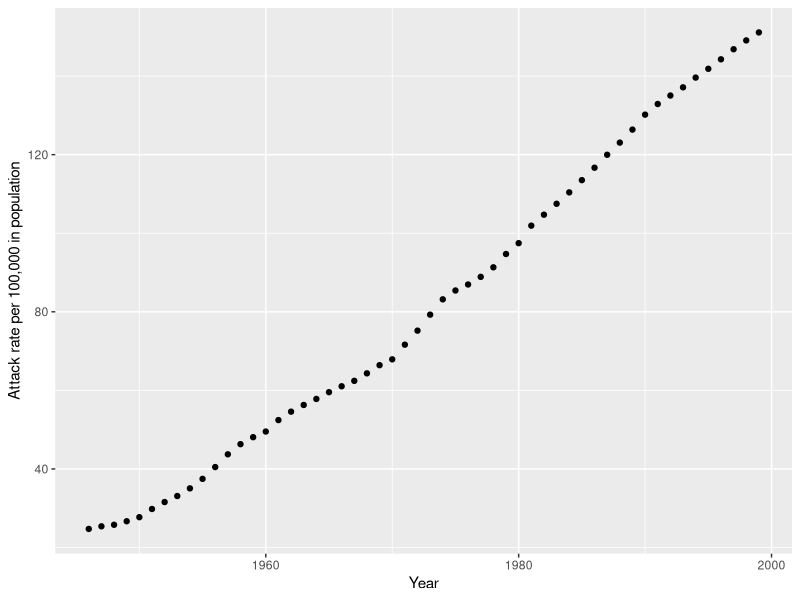

Reproduce this figure in R.
## ---- chunk 1
library(tidyverse)
## ---- chunk 2
shark_data <- readxl::read_xls("floridashark.xls")
## ---- chunk 3
shark_data$pop_per_100k <- shark_data$Population / 100000

ggplot(data = shark_data, aes(x = Year, y = pop_per_100k)) +
  geom_point() +
  labs(
    y = "Attack rate per 100,000 in population"
  )
## ---- chunk 4
shark_data$log_attacks <- log(shark_data$Attacks + 0.0000001)
